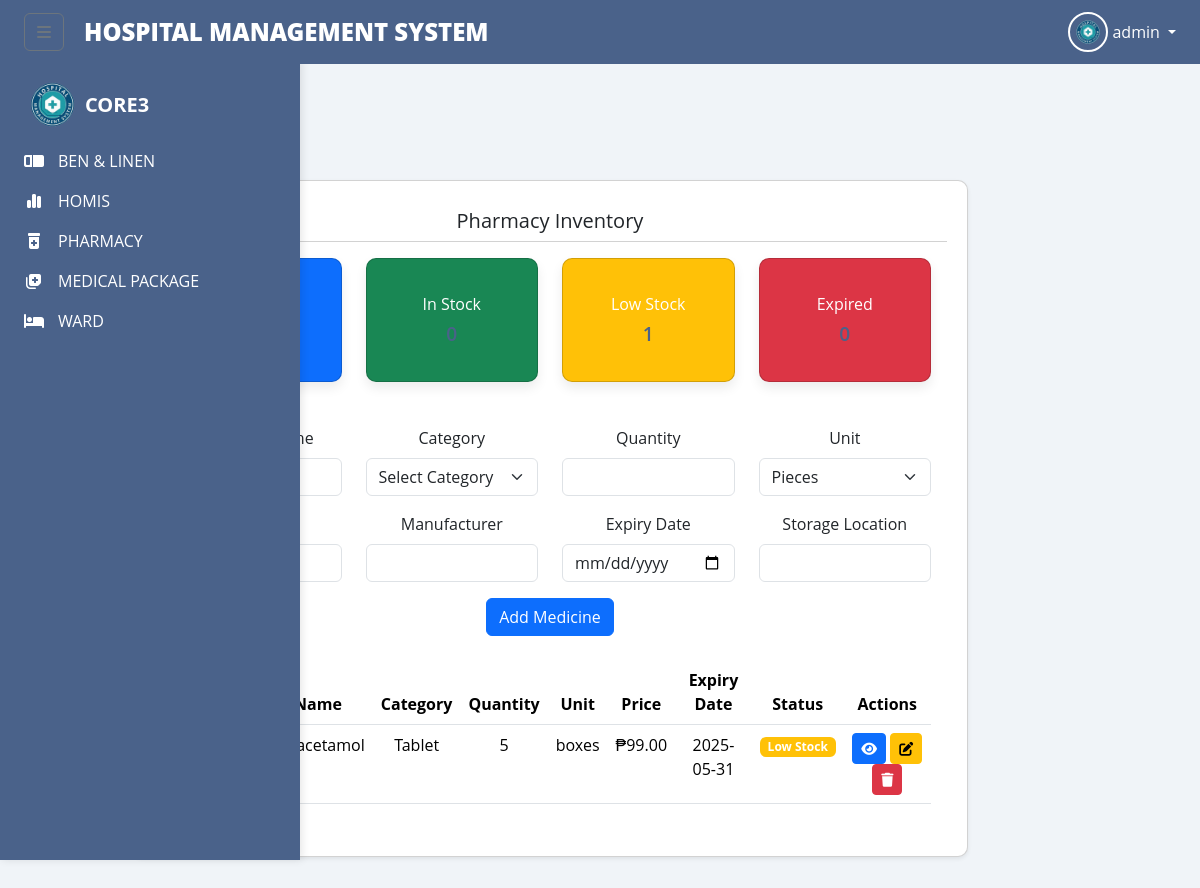
Screenshot of /pharmacy_inventory.php (signed in) with the database file from the repository.
### tables this page shows
CREATE TABLE `pharmacy_inventory` (
  `medicine_id` int(11) NOT NULL,
  `medicine_name` varchar(255) NOT NULL,
  `category` enum('tablet','capsule','syrup','injection','cream') NOT NULL DEFAULT 'tablet',
  `quantity` int(11) NOT NULL,
  `unit` varchar(50) NOT NULL,
  `price` decimal(10,2) NOT NULL,
  `manufacturer` varchar(255) NOT NULL,
  `expiry_date` date NOT NULL,
  `storage_location` varchar(255) NOT NULL,
  `status` varchar(20) DEFAULT 'In Stock'
);

### pharmacy_inventory.php (the view, shortened to what this page needs)
<?php
$servername = "localhost";
$username = "root";
$password = "";
$dbname = "core3";
$conn = new mysqli($servername, $username, $password, $dbname);
$total_items = 0;
$in_stock = 0;
$low_stock = 0;
$expired = 0;
$result = $conn->query("SELECT
    COUNT(*) as total,
    SUM(CASE WHEN status = 'In Stock' THEN 1 ELSE 0 END) as in_stock,
    SUM(CASE WHEN status = 'Low Stock' THEN 1 ELSE 0 END) as low_stock,
    SUM(CASE WHEN status = 'Expired' OR expiry_date < CURDATE() THEN 1 ELSE 0 END) as expired
FROM pharmacy_inventory");
if ($result && $row = $result->fetch_assoc()) {
    $total_items = $row['total'];
    $in_stock = $row['in_stock'];
    $low_stock = $row['low_stock'];
    $expired = $row['expired'];
}
$medicines = [];
$result = $conn->query("SELECT * FROM pharmacy_inventory ORDER BY medicine_id DESC");
if ($result && $result->num_rows > 0) {
    while ($row = $result->fetch_assoc()) {
        $medicines[] = $row;
    }
}
?>
<!DOCTYPE html>
<html lang="en">
<head>
    <link href="https://cdn.jsdelivr.net/npm/bootstrap@5.3.3/dist/css/bootstrap.min.css" rel="stylesheet">
    <link rel="stylesheet" href="https://cdnjs.cloudflare.com/ajax/libs/font-awesome/6.5.2/css/all.min.css">
    <link href='https://unpkg.com/boxicons@2.1.4/css/boxicons.min.css' rel='stylesheet'>
    <link rel="stylesheet" href="../components/tm.css">
</head>
<body>
    <?php include_once 'index.php'; ?>
    <div class="main-content">
        <div class="container-fluid">
            <div class="row">
                <div class="col-12">
                    <div class="card shadow-sm">
                        <div class="card-header bg-white">
                            <h5 class="mb-0">Pharmacy Inventory</h5>
                        </div>
                        <div class="card-body">
                            <div class="row mb-4">
                                <div class="col-md-3">
                                    <div class="card bg-primary text-white">
                                        <div class="card-body">
                                            <h6 class="card-title">Total Items</h6>
                                            <h3 class="mb-0"><?php echo $total_items; ?></h3>
                                        </div>
                                    </div>
                                </div>
                                <div class="col-md-3">
                                    <div class="card bg-success text-white">
                                        <div class="card-body">
                                            <h6 class="card-title">In Stock</h6>
                                            <h3 class="mb-0"><?php echo $in_stock; ?></h3>
                                        </div>
                                    </div>
                                </div>
                                <div class="col-md-3">
                                    <div class="card bg-warning text-white">
                                        <div class="card-body">
                                            <h6 class="card-title">Low Stock</h6>
                                            <h3 class="mb-0"><?php echo $low_stock; ?></h3>
                                        </div>
                                    </div>
                                </div>
                                <div class="col-md-3">
                                    <div class="card bg-danger text-white">
                                        <div class="card-body">
                                            <h6 class="card-title">Expired</h6>
                                            <h3 class="mb-0"><?php echo $expired; ?></h3>
                                        </div>
                                    </div>
                                </div>
                            </div>
                            <form method="POST" class="mb-4">
                                <div class="row">
                                    <div class="col-md-3 mb-3">
                                        <label class="form-label">Medicine Name</label>
                                    </div>
                                    <div class="col-md-3 mb-3">
                                        <label class="form-label">Category</label>
                                        <select name="category" class="form-select" required>
                                            <option value="">Select Category</option>
                                        </select>
                                    </div>
                                    <div class="col-md-3 mb-3">
                                        <label class="form-label">Quantity</label>
                                        <input type="number" name="quantity" class="form-control" required>
                                    </div>
                                    <div class="col-md-3 mb-3">
                                        <label class="form-label">Unit</label>
                                        <select name="unit" class="form-select" required>
                                            <option value="pieces">Pieces</option>
                                        </select>
                                    </div>
                                </div>
                                <div class="row">
                                    <div class="col-md-3 mb-3">
                                        <label class="form-label">Price</label>
                                    </div>
                                    <div class="col-md-3 mb-3">
                                        <label class="form-label">Manufacturer</label>
                                        <input type="text" name="manufacturer" class="form-control" required>
                                    </div>
                                    <div class="col-md-3 mb-3">
                                        <label class="form-label">Expiry Date</label>
                                        <input type="date" name="expiry_date" class="form-control" required>
                                    </div>
                                    <div class="col-md-3 mb-3">
                                        <label class="form-label">Storage Location</label>
                                        <input type="text" name="storage_location" class="form-control" required>
                                    </div>
                                </div>
                                <button type="submit" name="add_medicine" class="btn btn-primary">Add Medicine</button>
                            </form>
                            <div class="table-responsive">
                                <table class="table table-hover">
                                    <thead>
                                        <tr>
                                            <th>Medicine ID</th>
                                            <th>Name</th>
                                            <th>Category</th>
                                            <th>Quantity</th>
                                            <th>Unit</th>
                                            <th>Price</th>
                                            <th>Expiry Date</th>
                                            <th>Status</th>
                                            <th>Actions</th>
                                        </tr>
                                    </thead>
                                    <tbody>
                                        <?php foreach ($medicines as $medicine): ?>
                                        <tr>
                                            <td>M<?php echo str_pad($medicine['medicine_id'], 3, '0', STR_PAD_LEFT); ?></td>
                                            <td><?php echo htmlspecialchars($medicine['medicine_name']); ?></td>
                                            <td><?php echo ucfirst(htmlspecialchars($medicine['category'])); ?></td>
                                            <td><?php echo htmlspecialchars($medicine['quantity']); ?></td>
                                            <td><?php echo htmlspecialchars($medicine['unit']); ?></td>
                                            <td>₱<?php echo number_format($medicine['price'], 2); ?></td>
                                            <td><?php echo date('Y-m-d', strtotime($medicine['expiry_date'])); ?></td>
                                            <td>
                                                <?php if ($medicine['status'] == 'In Stock'): ?>
                                                    <span class="badge bg-success">In Stock</span>
                                                <?php elseif ($medicine['status'] == 'Low Stock'): ?>
                                                    <span class="badge bg-warning">Low Stock</span>
                                                <?php elseif ($medicine['status'] == 'Out of Stock'): ?>
                                                    <span class="badge bg-danger">Out of Stock</span>
                                                <?php elseif ($medicine['status'] == 'Expired' || strtotime($medicine['expiry_date']) < time()): ?>
                                                    <span class="badge bg-danger">Expired</span>
                                                <?php endif; ?>
                                            </td>
                                            <td>
                                                <button class="btn btn-sm btn-primary" onclick="viewMedicine(<?php echo $medicine['medicine_id']; ?>, '<?php echo htmlspecialchars($medicine['medicine_name']); ?>', '<?php echo htmlspecialchars($medicine['category']); ?>', <?php echo $medicine['quantity']; ?>, '<?php echo htmlspecialchars($medicine['unit']); ?>', <?php echo $medicine['price']; ?>, '<?php echo htmlspecialchars($medicine['manufacturer']); ?>', '<?php echo $medicine['expiry_date']; ?>', '<?php echo htmlspecialchars($medicine['storage_location']); ?>')">
                                                    <i class="fas fa-eye"></i>
                                                </button>
                                                <button class="btn btn-sm btn-warning" onclick="updateStock(<?php echo $medicine['medicine_id']; ?>, <?php echo $medicine['quantity']; ?>, <?php echo $medicine['price']; ?>, '<?php echo htmlspecialchars($medicine['storage_location']); ?>')">
                                                    <i class="fas fa-edit"></i>
                                                </button>
                                                <a href="pharmacy_inventory.php?delete=1&id=<?php echo $medicine['medicine_id']; ?>" class="btn btn-sm btn-danger" onclick="return confirm('Are you sure you want to delete this medicine?')">
                                                    <i class="fas fa-trash"></i>
                                                </a>
                                            </td>
                                        </tr>
                                        <?php endforeach; ?>
                                    </tbody>
                                </table>
                            </div>
                        </div>
                    </div>
                </div>
            </div>
        </div>
    </div>
</body>
</html>

### pharmacy_inventory.php (style rules this page uses)
.main-content { margin-left: 300px; transition: margin-left 0.3s; padding: 20px; width: calc(100% - 300px); }
.container-fluid { padding: 0; margin: 0; width: 100%; }
.card { margin-bottom: 20px; }

### index.php (style rules this page uses)
body { font-family: 'Open Sans', sans-serif; background-color: #F0F4F8; }
.main-content { margin-left: 0; transition: margin-left 0.3s; padding-top: 64px; }
#sidebar:not(.collapsed) ~ .main-content { margin-left: 100px; }
.card { background-color: #fff; border-radius: 10px; box-shadow: 0 6px 12px rgba(0,0,0,0.08); padding: 20px; flex: 1 1 250px; text-align: center; transition: transform 0.3s, box-shadow 0.3s; }
.card h3 { color: #4A628A; margin-bottom: 15px; font-size: 1.2em; font-weight: 600; }

### rows the page displays
pharmacy_inventory: medicine_name "paracetamol", category "Tablet", quantity "5", unit "boxes", price "99.00", expiry_date "2025-05-31", status "Low Stock"

### other values shown
$_SESSION['account_type'] "admin"
$low_stock "1"
